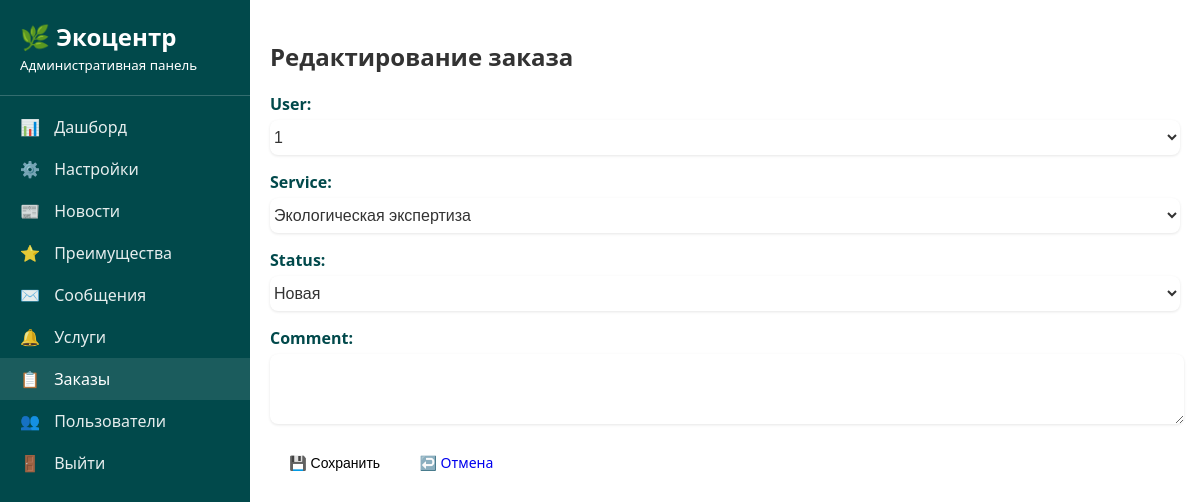
Page /myadmin/order/3/ (signed in) on the committed database.
### services/models.py (models this page shows, shortened)
class Order(models.Model):
    STATUS_CHOICES = [
        ('new', 'Новая'),
        ('in_progress', 'В обработке'),
        ('completed', 'Завершена'),
        ('cancelled', 'Отменена'),
    ]
    user = models.ForeignKey(User, on_delete=models.CASCADE)
    service = models.ForeignKey(Service, on_delete=models.CASCADE)
    status = models.CharField(max_length=20, choices=STATUS_CHOICES, default='new')
    created_at = models.DateTimeField(auto_now_add=True)
    updated_at = models.DateTimeField(auto_now=True)
    comment = models.TextField(blank=True, null=True)

### custom_admin/views.py (the view)
# urls.py: path('order/<int:pk>/', views.order_edit, name='admin_order_edit'),
@staff_required
def order_edit(request, pk=None):
    instance = get_object_or_404(Order, pk=pk) if pk else None
    if request.method == 'POST':
        form = OrderForm(request.POST, instance=instance)
        if form.is_valid():
            form.save()
            return redirect('admin_order_list')
    else:
        form = OrderForm(instance=instance)
    return render(request, 'admin/order/form.html', {'form': form})

### custom_admin/forms.py
class OrderForm(forms.ModelForm):
    class Meta:
        model = Order
        fields = '__all__'
        widgets = {
            'comment': forms.Textarea(attrs={'rows': 3}),
        }

### core/context_processors.py (called while the page is built)
def site_settings(request):
    settings = SiteSetting.objects.first()
    return {'settings': settings}

### custom_admin/views.py (called while the page is built)
def staff_required(view_func):
    return user_passes_test(lambda u: u.is_staff)(view_func)

### services/models.py (called while the page is built)
    def __str__(self):
        return self.title

### user/models.py (called while the page is built)
    def __str__(self):
        return self.username

### custom_admin/templates/admin/order/form.html (shortened to what this page needs)
{% extends "admin/base.html" %}
{% block content %}
<h2>
    {% if form.instance.pk %}Редактирование заказа{% else %}Добавление заказа{% endif %}
</h2>
<form method="post" enctype="multipart/form-data" novalidate>
    {{ form.as_p }}
    {% include "admin/partials/_form_controls.html" with cancel_url="admin_order_list" %}
</form>
{% endblock %}

### custom_admin/templates/admin/base.html (style rules this page uses)
form label { font-weight: bold; color: #01494B; }
form input, form select, form textarea { width: 100%; padding-top: 0.5rem; padding-bottom: 0.5rem; margin-top: 5px; border: 1px solid var(--border); border-radius: 8px; font-size: 1rem; background-color: #fff; color: #333; box-shadow: 0 1px 3px rgba(0,0,0,0.1); }
:root { --primary-color: #029297; --secondary-color: #01494b; --bg-color: #ffffff; }
body { font-family: 'Segoe UI', Tahoma, Geneva, Verdana, sans-serif; margin: 0; padding: 0; background-color: var(--bg-color); color: #333; }

### rows in the picture
Order: user "1", service "Экологическая экспертиза", status "Новая"
